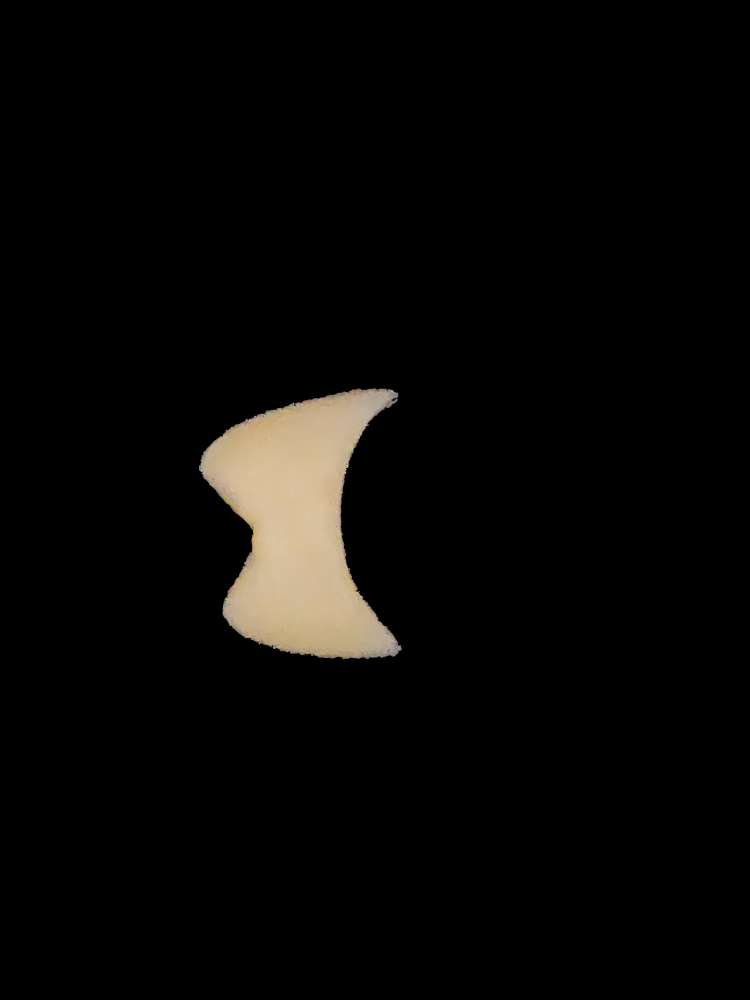
#> input picture test/13/20230920_172935_002.jpg, 3000 x 4000 px, found by its file name (shown at 1/4 size); its folder holds only this picture in this run
$ python Photo_process.py
#> lines starting #> are read from the running program, lines starting #| are printed output that depends on the picture
import os
from PIL import Image

# 输入文件夹路径
input_folder = "data/0919"
# 输出文件夹路径
output_folder = "data/processed_0919"

# 创建输出文件夹
os.makedirs(output_folder, exist_ok=True)

# 旋转图片一周，每次旋转90度
rotation_step = 90

# 处理每个日期文件夹
for date_folder in ["13", "14", "15", "16"]:
    input_date_folder = os.path.join(input_folder, date_folder)
    output_date_folder = os.path.join(output_folder, date_folder)

    # 创建输出日期文件夹
    os.makedirs(output_date_folder, exist_ok=True)

    # 获取日期文件夹下的所有图片文件
    image_files = [f for f in os.listdir(input_date_folder) if f.endswith(('.jpg', '.jpeg', '.png'))]

    # 处理每张图片
    for image_file in image_files:
        input_image_path = os.path.join(input_date_folder, image_file)
        output_image_path = os.path.join(output_date_folder, image_file)

        # 打开图片
        image = Image.open(input_image_path)
#> image is the input picture: PIL image 3000x4000 RGB; mean R, G, B 8.8, 7.8, 6.3

        # 旋转图片一周
        for rotation_deg in range(0, 360, rotation_step):

            # 放缩图片分辨率为224x224
            resized_image = image.resize((224, 224))

            # 旋转图片
            rotated_image = resized_image.rotate(rotation_deg)

            # 保存处理后的图片
            output_filename = f"rotated_{rotation_deg}_degrees_{image_file}"
            output_image_path = os.path.join(output_date_folder, output_filename)
            rotated_image.save(output_image_path)
#> this loop made 4 passes
#> pass 1, `resized_image = image.resize((224, 224))`:
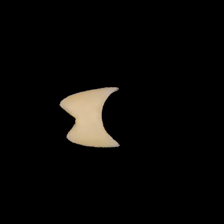
#> resized_image: PIL image 224x224 RGB; mean R, G, B 8.8, 7.8, 6.3
#> pass 2, `rotated_image = resized_image.rotate(rotation_deg)`:
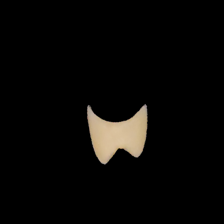
#> rotated_image: PIL image 224x224 RGB; mean R, G, B 8.8, 7.8, 6.3
#> pass 3, `rotated_image = resized_image.rotate(rotation_deg)`:
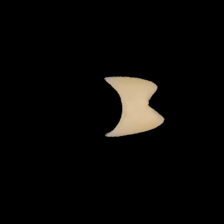
#> rotated_image: PIL image 224x224 RGB; mean R, G, B 8.8, 7.8, 6.3
#> after the loop:
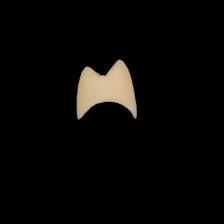
#> rotated_image: PIL image 224x224 RGB; mean R, G, B 8.8, 7.8, 6.3
#> (the run stopped early here; a loop or call above may not have finished)
